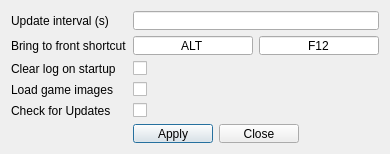
<?xml version="1.0" encoding="UTF-8"?>
<ui version="4.0">
 <class>dialogSettings</class>
 <widget class="QDialog" name="dialogSettings">
  <property name="geometry">
   <rect>
    <x>0</x>
    <y>0</y>
    <width>390</width>
    <height>154</height>
   </rect>
  </property>
  <property name="sizePolicy">
   <sizepolicy hsizetype="Fixed" vsizetype="Fixed">
    <horstretch>0</horstretch>
    <verstretch>0</verstretch>
   </sizepolicy>
  </property>
  <property name="minimumSize">
   <size>
    <width>390</width>
    <height>154</height>
   </size>
  </property>
  <property name="maximumSize">
   <size>
    <width>390</width>
    <height>154</height>
   </size>
  </property>
  <property name="windowTitle">
   <string>twitcher - Settings</string>
  </property>
  <property name="windowIcon">
   <iconset resource="twitcher.qrc">
    <normaloff>:/images/bird.png</normaloff>:/images/bird.png</iconset>
  </property>
  <layout class="QGridLayout" name="gridLayout">
   <item row="3" column="0">
    <widget class="QLabel" name="label_4">
     <property name="text">
      <string>Load game images</string>
     </property>
    </widget>
   </item>
   <item row="0" column="0">
    <widget class="QLabel" name="label">
     <property name="text">
      <string>Update interval (s)</string>
     </property>
    </widget>
   </item>
   <item row="2" column="0">
    <widget class="QLabel" name="label_3">
     <property name="text">
      <string>Clear log on startup</string>
     </property>
    </widget>
   </item>
   <item row="3" column="1">
    <widget class="QCheckBox" name="checkBoxLoadGameImages">
     <property name="text">
      <string/>
     </property>
    </widget>
   </item>
   <item row="0" column="1" colspan="2">
    <widget class="QLineEdit" name="lineEditUpdateInterval">
     <property name="maxLength">
      <number>3</number>
     </property>
    </widget>
   </item>
   <item row="1" column="1" colspan="2">
    <layout class="QHBoxLayout" name="horizontalLayout_2">
     <item>
      <widget class="QLineEdit" name="lineEdit_2">
       <property name="text">
        <string>ALT</string>
       </property>
       <property name="alignment">
        <set>Qt::AlignCenter</set>
       </property>
       <property name="readOnly">
        <bool>true</bool>
       </property>
      </widget>
     </item>
     <item>
      <widget class="QLineEdit" name="lineEdit">
       <property name="text">
        <string>F12</string>
       </property>
       <property name="alignment">
        <set>Qt::AlignCenter</set>
       </property>
       <property name="readOnly">
        <bool>true</bool>
       </property>
      </widget>
     </item>
    </layout>
   </item>
   <item row="5" column="1">
    <layout class="QHBoxLayout" name="horizontalLayout">
     <item>
      <widget class="QPushButton" name="pushButtonApply">
       <property name="text">
        <string>Apply</string>
       </property>
      </widget>
     </item>
     <item>
      <widget class="QPushButton" name="pushButtonClose">
       <property name="text">
        <string>Close</string>
       </property>
      </widget>
     </item>
    </layout>
   </item>
   <item row="2" column="1">
    <widget class="QCheckBox" name="checkBoxClearLogOnStartup">
     <property name="text">
      <string/>
     </property>
    </widget>
   </item>
   <item row="1" column="0">
    <widget class="QLabel" name="label_2">
     <property name="text">
      <string>Bring to front shortcut</string>
     </property>
    </widget>
   </item>
   <item row="4" column="1">
    <widget class="QCheckBox" name="checkBoxCheckUpdate">
     <property name="text">
      <string/>
     </property>
    </widget>
   </item>
   <item row="4" column="0">
    <widget class="QLabel" name="label_5">
     <property name="text">
      <string>Check for Updates</string>
     </property>
    </widget>
   </item>
  </layout>
 </widget>
 <resources>
  <include location="twitcher.qrc"/>
 </resources>
 <connections/>
</ui>
